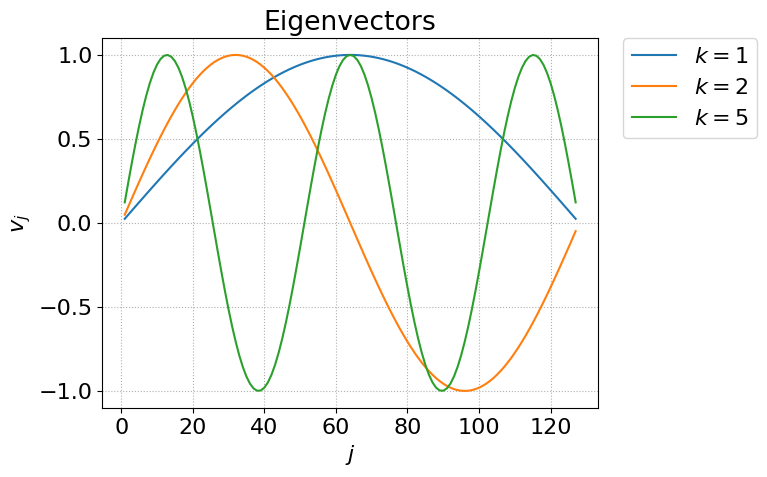

Source code (Python):
import numpy as np 
import matplotlib.pyplot as plt 

savePlots = 1
showPlots = 1


N = 128
j = np.arange(1,N)



prop_cycle = plt.rcParams['axes.prop_cycle']
colors = prop_cycle.by_key()['color']

plt.figure()
font = {'size' : 16}
plt.rc('font',**font)
plt.grid(linestyle='dotted')

plt.title('Eigenvectors')
plt.xlabel('$j$')
plt.ylabel('$v_j$')

for k in [1,2,5]:
   v = np.sin(k*j*np.pi/N)
   plt.plot(j, v)

plt.legend(['$k = 1$','$k = 2$','$k = 5$'], bbox_to_anchor=(1.05, 1), loc=2, borderaxespad=0.)

if savePlots:
   filename = 'eigenmodes.png'
   plt.savefig(filename, bbox_inches="tight")

######### Show the plots #########

if showPlots:
   plt.show()
